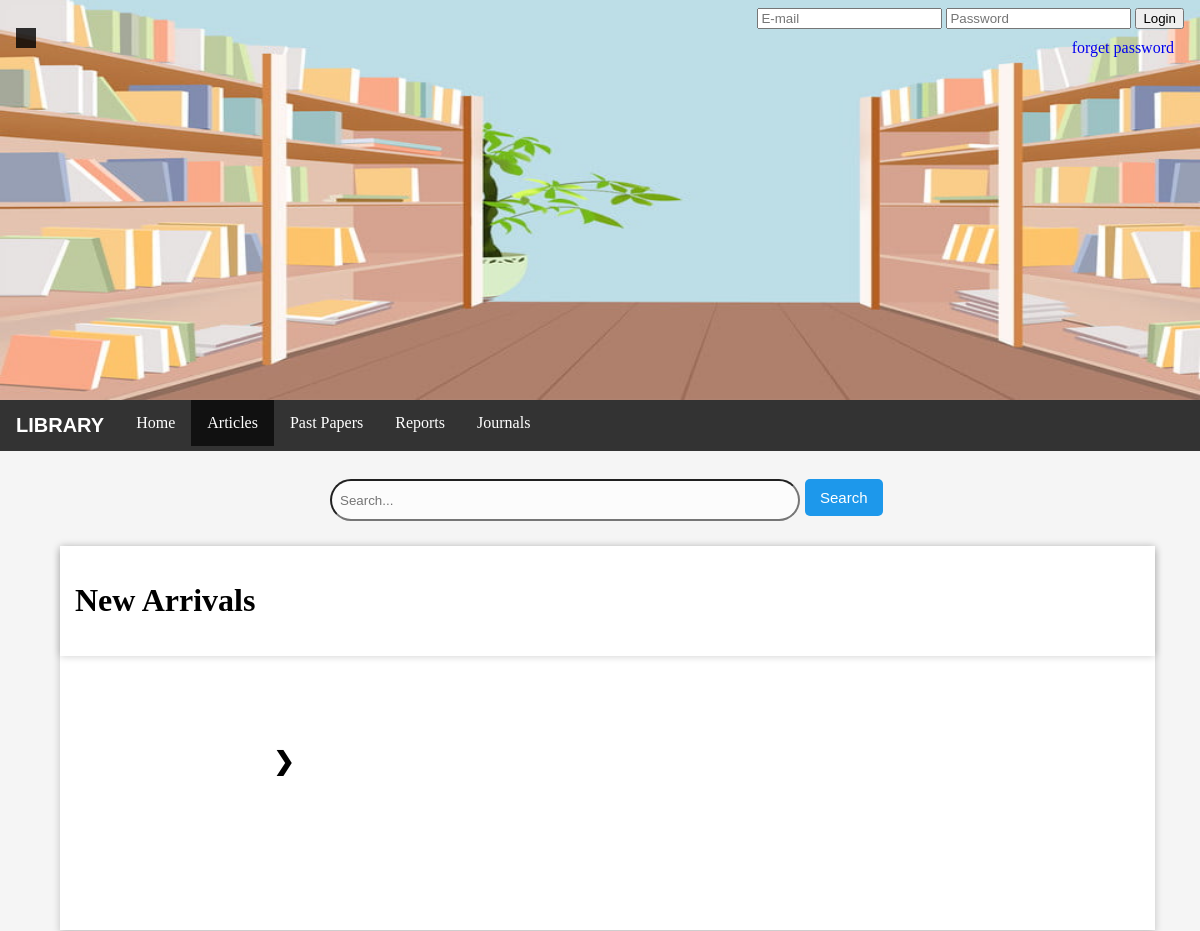
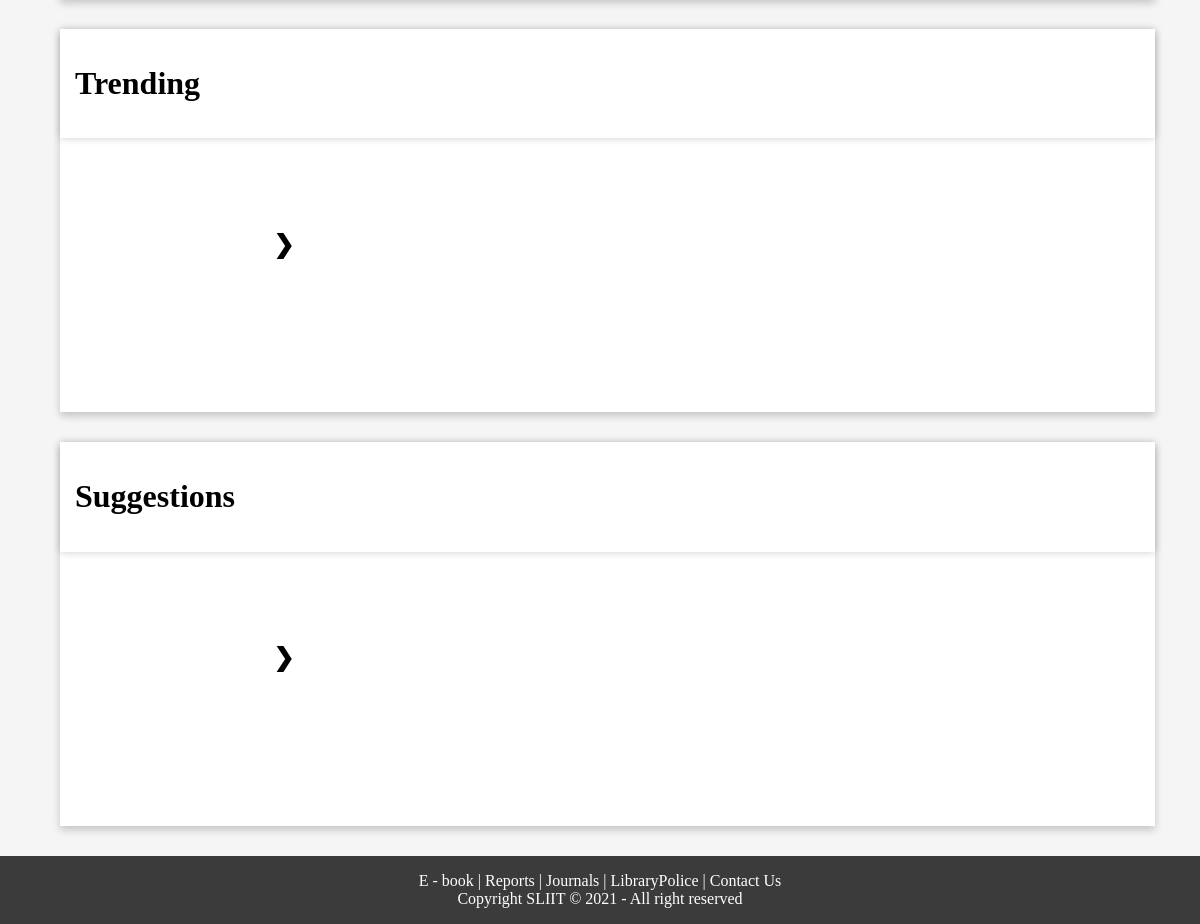
The app's page /articles.php, older data (2 pictures, top to bottom).
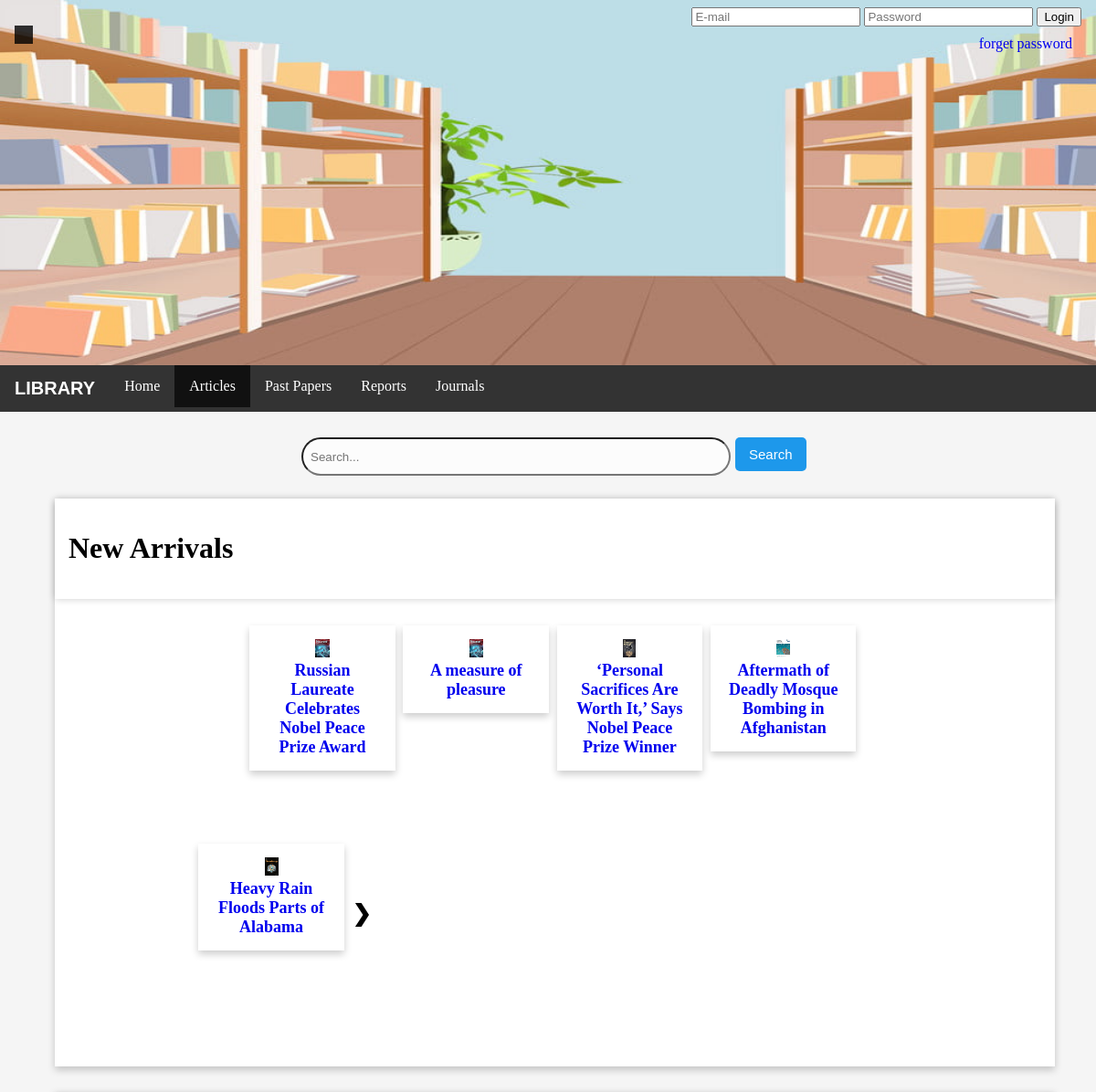
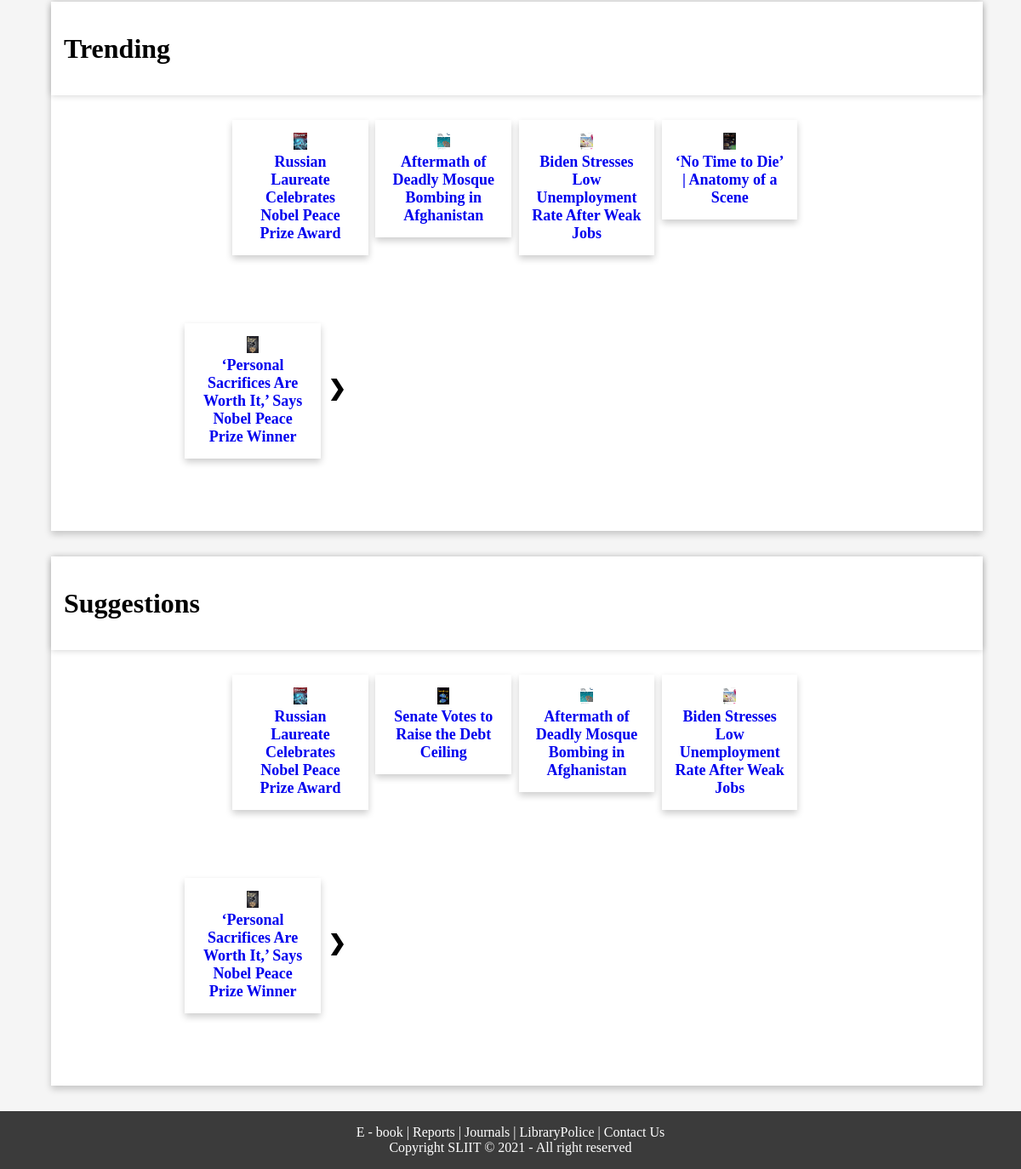
The same page, newer data (2 pictures, top to bottom).
### tables this page shows
CREATE TABLE `inventory` (
  `IID` int(11) NOT NULL,
  `Name` varchar(200) DEFAULT NULL,
  `itemImgLoc` varchar(500) DEFAULT NULL,
  `pdfPath` varchar(500) DEFAULT NULL,
  `free` int(2) DEFAULT NULL,
  `Date` date DEFAULT NULL,
  `Published_Date` date DEFAULT NULL,
  `Description` varchar(500) DEFAULT NULL,
  `totalView` int(11) DEFAULT NULL,
  `totalDownload` int(11) DEFAULT NULL,
  `pubID` int(11) DEFAULT NULL,
  `A_ID` int(11) DEFAULT NULL,
  `CID` int(11) DEFAULT NULL
);

### articles.php (the view, shortened to what this page needs)
<!DOCTYPE html>
<html lang="en">
<head>
    <link rel="stylesheet" href="./css/main.css">
</head>
<body>
    <?php
    require('Header.php');
    if (!isset($_GET["p1"])) {
        $pageno1 = 0;
    } else {
        $pageno1 = $_GET["p1"];
    }
    if (!isset($_GET["p2"])) {
        $pageno2 = 0;
    } else {
        $pageno2 = $_GET["p2"];
    }
    if (!isset($_GET["p3"])) {
        $pageno3 = 0;
    } else {
        $pageno3 = $_GET["p3"];
    }
    ?>
    <div class="nav">
        <ul>
            <li><a class="logoL">Library</a></li>
            <li><a href="index.php">Home</a></li>
            <li><a href="articles.php" class="active">Articles</a></li>
            <li><a href="past_papers.php">Past Papers</a></li>
            <li><a href="reports.php">Reports</a></li>
            <li><a href="journals.php">Journals</a></li>
        </ul>
    </div><br>
    <div class="row">
        <div class="column side"></div>
        <div class="column middle">
            <form action="searchResult.php" class="input-container center" method="post">
                <input type="text" class="txtSearch" name="keyWord" placeholder="Search...">
                <input type="submit" name="Search" value="Search" class="btn primary">
            </form>
        </div>
    </div>
    <div class="card set">
        <div class="card title">
            <h1>New Arrivals</h1>
        </div>
        <div class="row">
            <div class="column micro"></div>
            <div class="column large">
                <div class="card_column" style="width: 2%;">
                </div>
                <?php
                require('config.php');
                $alldatana = "SELECT i.Name, i.itemImgLoc, i.IID   FROM `article` AS a , `inventory` AS i WHERE i.IID = a.IID ;";
                $alldata = $con->query($alldatana);
                $n_all = $alldata->num_rows;
                $resultset_per_new_arrivals = 5;
                $number_of_data = ceil($n_all / $resultset_per_new_arrivals);
                $offset1 = (int)$pageno1 * $resultset_per_new_arrivals;
                $sqlSelectBook = "SELECT i.Name, i.itemImgLoc, i.IID  FROM `article` AS a , `inventory` AS i WHERE i.IID = a.IID ORDER BY `Published_Date` DESC LIMIT 5 OFFSET " . $offset1 . ";";
                $resultSelectBook = $con->query($sqlSelectBook);
                if ($resultSelectBook->num_rows > 0) {
                    while ($rowSelectBook = $resultSelectBook->fetch_assoc()) {
                        $Name = $rowSelectBook['Name'];
                        $IID = $rowSelectBook['IID'];
                        $itemImgLoc = $rowSelectBook['itemImgLoc'];
                ?>
                        <div class="card_column">
                        <a href="./bookView.php?IID=<?php echo $IID; ?>"> <div id="book1" class="card">
                                <img src="<?php echo $itemImgLoc; ?>" alt="book img">
                                <div><label><?php echo $Name; ?></label></div>
                            </div>
                        </div>
                <?php
                    }
                }
                ?>
                <div class="card_column" style="width: 2%;">
                    <div style="margin-top: 62px;">
                        <?php
                        $max = $number_of_data - 1;
                        if ($pageno1 != $max) {
                        ?>
                            <a href="articles.php?p1=<?php echo $pageno1 + 1; ?>" class="page_next"> ❯</a>
                        <?php
                        } else {
                        }
                        ?>
                    </div>
                </div>
            </div>
        </div>
    </div>
    <div class="card set">
        <div class="card title">
            <h1>Trending</h1>
        </div>
        <div class="row">
            <div class="column micro"></div>
            <div class="column large">
                <div class="card_column" style="width: 2%;">
                </div>
                <?php
                require('config.php');
                $alldatatrending = "SELECT i.Name, i.itemImgLoc, i.IID  FROM `article` AS a , `inventory` AS i WHERE i.IID = a.IID ;";
                $alldatatrendings = $con->query($alldatatrending);
                $n_alltr = $alldatatrendings->num_rows;
                $resultset_per_new_arrivals = 5;
                $number_of_datatr = ceil($n_alltr / $resultset_per_new_arrivals);
                $offset2 = (int)$pageno2 * $resultset_per_new_arrivals;
                $sqlSelectBook = "SELECT i.Name, i.itemImgLoc, i.IID  FROM `article` AS a , `inventory` AS i WHERE i.IID = a.IID ORDER BY `totalView` DESC LIMIT 5 OFFSET " . $offset2 . ";";
                $resultSelectBook = $con->query($sqlSelectBook);
                if ($resultSelectBook->num_rows > 0) {
                    while ($rowSelectBook = $resultSelectBook->fetch_assoc()) {
                        $Name = $rowSelectBook['Name'];
                        $IID = $rowSelectBook['IID'];
                        $itemImgLoc = $rowSelectBook['itemImgLoc'];
                ?>
                        <div class="card_column">
                        <a href="./bookView.php?IID=<?php echo $IID; ?>"> <div id="book1" class="card">
                                <img src="<?php echo $itemImgLoc; ?>" alt="book img">
                                <div><label><?php echo $Name; ?></label></div>
                            </div>
                        </div>
                <?php
                    }
                }
                ?>
                <div class="card_column" style="width:2%;">
                    <div style="margin-top: 62px;">
                        <?php
                        $max2 = $number_of_datatr - 1;
                        if ($pageno2 != $max2) {
                        ?>
                            <a href="articles.php?p2=<?php echo $pageno2 + 1; ?>" class="page_next"> ❯</a>
                        <?php
                        } else {
                        }
                        ?>
                    </div>
                </div>
            </div>
        </div>
    </div>
    <div class="card set">
        <div class="card title">
            <h1>Suggestions</h1>
        </div>
        <div class="row">
            <div class="column micro"></div>
            <div class="column large">
                <div class="card_column" style="width:2%;">
                </div>
                <?php
                require('config.php');
                $resultset_per_new_arrivals = 5;
                $offset3 = (int)$pageno3 * $resultset_per_new_arrivals;
                $sqlSelectBook = "SELECT i.Name, i.itemImgLoc, i.IID  FROM `article` AS a , `inventory` AS i WHERE i.IID = a.IID ORDER BY `totalDownload` DESC LIMIT 5 OFFSET " . $offset3 . ";";
                $resultSelectBook = $con->query($sqlSelectBook);
                if ($resultSelectBook->num_rows > 0) {
                    while ($rowSelectBook = $resultSelectBook->fetch_assoc()) {
                        $Name = $rowSelectBook['Name'];
                        $IID = $rowSelectBook['IID'];
                        $itemImgLoc = $rowSelectBook['itemImgLoc'];
                ?>
                        <div class="card_column">
                        <a href="./bookView.php?IID=<?php echo $IID; ?>"> <div id="book1" class="card">
                                <img src="<?php echo $itemImgLoc; ?>" alt="book img">
                                <div><label><?php echo $Name; ?></label></div>
                            </div>
                        </div>
                <?php
                    }
                }
                ?>
                <div class="card_column" style="width: 2%;">
                    <div style="margin-top: 62px;">
                        <?php
                        if ($pageno3 != $max2) {
                        ?>
                            <a href="articles.php?p3=<?php echo $pageno3 + 1; ?>" class="page_next"> ❯</a>
                        <?php
                        } else {
                        }
                        ?>
                    </div>
                </div>
            </div>
        </div>
    </div>
    <?php
    require "Footer.php";
    ?>
</body>
</html>

### Header.php (shortened to what this page needs)
<!DOCTYPE html>
<html lang="en">
<head>
    <link rel="stylesheet" href="./css/main.css">
</head>
<body>
    <header>
        <div class="slide">
            <img class="mainSlide" src="./img/Slide/2.jpg">
        </div>
        <div class="topLeft">
            <div style="background-color:black;opacity:0.8;">
                <h2 id="date_time" style="color: white;padding:10px;"></h2>
            </div>
        </div>
        <?php
                function logIn() {
            echo' <div class="topRight">
                    <form method="POST" action="Login.php">
                    <input type="email"placeholder="E-mail" id="index_pg_mail" name="index_pg_mail">
                        <input type="password" placeholder="Password" id="index_pg_pwd" name="index_pg_pwd">
                        <button type="submit">Login</button> </br>
                        <a id="fosrget_pwd_link" class="right" href="forget_password.php">forget password</a>
                    </form>
                </div>';
                }
        ?>
    </header>
    <?php
    if (isset($_SESSION['userID'])){
        $userName = $_SESSION['NWI'];
        logout();
    }else{
        logIn();
    }
    ?>

### Footer.php
<footer>
    <div class="footer">
        <p><a href="#" class="footLink">E - book</a> | <a href="#" class="footLink">Reports</a> | <a href="#" class="footLink">Journals</a> | <a href="#" class="footLink">Library</a>Police</a> | <a href="#" class="footLink">Contact Us</a><br>Copyright SLIIT
            &copy; 2021 - All right reserved</p>
    </div>
</footer>

### css/main.css (style rules this page uses)
body { background-color: whitesmoke; margin: 0px; font-family: 'Times New Roman', Times, serif; }
.nav ul { list-style-type: none; margin: 0; padding: 0; overflow: hidden; background-color: #333; position: sticky; }
a { text-decoration: none; }
.nav li { float: left; }
.nav li a { display: block; color: white; text-align: center; padding: 14px 16px; text-decoration: none; }
.nav li a.active { display: block; color: white; text-align: center; padding: 14px 16px; text-decoration: none; background-color: #111; }
.txtSearch { border-radius: 50px; background-color: #fcfcfc; padding: 8px; width: 75%; margin-right: 5px; }
.btn { border: none; color: white; border-radius: 5px; padding: 10px 15px; text-align: center; text-decoration: none; display: inline-block; font-size: 15px; margin-bottom: 5px; cursor: pointer; }
.primary { background-color: #1d98eb; }
.input-container { display: -ms-flexbox; display: flex; width: 100%; margin-bottom: 15px; }
.logoL { font-size: 20px; font-weight: bold; text-transform: uppercase; font-family: Arial, Helvetica, sans-serif; }
.slide { width: 100%; height: 400px; right: 0; top: 0; }
.mainSlide { width: 100%; display: none; height: 400px; overflow: auto; }
.topRight { position: absolute; top: 8px; right: 16px; }
.topLeft { position: absolute; top: 8px; left: 16px; }
.right { float: right; padding: 10px; }
.column { float: left; padding: 10px; }
.column.micro { width: 10%; }
.column.side { width: 25%; }
.column.middle { width: 50%; text-align: center; }
.column.large { width: 80%; text-align: center; }
.row:after { content: ""; display: table; clear: both; }
.card { background-color: #fff; box-shadow: 0 4px 8px 0 rgba(0, 0, 0, 0.2); transition: 0.3s; width: 100%; padding: 15px; }
label { font-weight: bold; font-size: 18px; }
a.footLink { text-decoration: none; color: white; }
.footer { float: left; width: 100%; bottom: 100%; background-color: #3b3b3b; padding: 10px; color: #fff; padding: 0%; text-align: center; }
.card_column { float: left; margin: 0.5%; width: 15%; padding: 15px; height: 200px; }
.card_column img { height: 20px; }
.card.set { margin-left: 5%; width: 90%; padding-top: 0; padding-left: 0; margin-bottom: 30px; }
.card.title { background-color: #fff; box-shadow: 0 0 8px 0 rgba(0, 0, 0, 0.2); width: 100%; padding-right: 0px; }
.page_next { font-size: 25px; font-weight: bold; color: black; }

Row changes from the older to the newer data that the page shows:
added inventory: itemImgLoc (picture), Name "Russian Laureate Celebrates Nobel Peace Prize Award"
now on this page (row edited): inventory: itemImgLoc (picture), Name "A measure of pleasure", shown under "New Arrivals"
added inventory: itemImgLoc (picture), Name "‘Personal Sacrifices Are Worth It,’ Says Nobel Peace Prize Winner"
added inventory: itemImgLoc (picture), Name "Aftermath of Deadly Mosque Bombing in Afghanistan"
added inventory: itemImgLoc (picture), Name "Heavy Rain Floods Parts of Alabama", shown under "New Arrivals"
added inventory: itemImgLoc (picture), Name "Biden Stresses Low Unemployment Rate After Weak Jobs"
added inventory: itemImgLoc (picture), Name "‘No Time to Die’ | Anatomy of a Scene", shown under "Trending"
added inventory: itemImgLoc (picture), Name "Senate Votes to Raise the Debt Ceiling", shown under "Suggestions"
